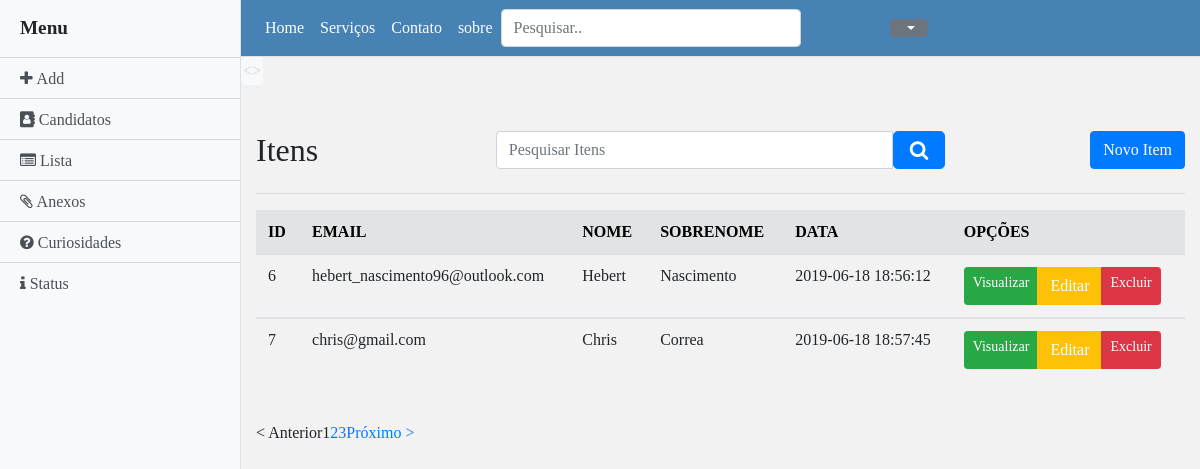
The app's page /admin.php with its own data.
### tables this page shows
CREATE TABLE IF NOT EXISTS `formulario` (
  `id` int(11) NOT NULL AUTO_INCREMENT,
  `email` varchar(150) NOT NULL,
  `senha` varchar(100) NOT NULL,
  `nome` varchar(150) NOT NULL,
  `sobrenome` varchar(150) NOT NULL,
  `celular` varchar(150) NOT NULL,
  `telefone` varchar(150) NOT NULL,
  `endereco` varchar(150) NOT NULL,
  `numero` varchar(150) NOT NULL,
  `bairro` varchar(150) NOT NULL,
  `cidade` varchar(150) NOT NULL,
  `estado` varchar(150) NOT NULL,
  `tipo` int(2) NOT NULL,
  `data_de_cadastro` datetime NOT NULL DEFAULT CURRENT_TIMESTAMP,
  PRIMARY KEY (`id`),
  UNIQUE KEY `email` (`email`)
);

### admin.php (the view, shortened to what this page needs)
<?php include_once('header.php'); ?>
<?php
    include_once 'Conexao.php';
?>
<body>
  <div class="d-flex" id="wrapper">
        <div class="bg-light border-right" id="sidebar-wrapper">
            <div class="sidebar-heading"><strong>Menu</strong></div>
            <div class="list-group list-group-flush">
                <a href="add.php" class="fa fa-plus list-group-item list-group-item-action bg-light"> Add</a>
                <a href="pesquisa-cursos.php" class="fa fa-address-book list-group-item list-group-item-action bg-light"> Candidatos</a>
                <a href="#" class="fa fa-list-alt list-group-item list-group-item-action bg-light"> Lista</a>
                <a href="anexos.php" class="fa fa-paperclip list-group-item list-group-item-action bg-light"> Anexos</a>
                <a href="#" class="fa fa-question-circle list-group-item list-group-item-action bg-light"> Curiosidades</a>
                <a href="progresso.php" class="fa fa-info list-group-item list-group-item-action bg-light"> Status</a>
            </div>
        </div>
        <div id="page-content-wrapper">
            <nav class="navbar navbar-expand-lg navbar-light bg-light border-bottom cornavbar">
               <div class="collapse navbar-collapse" id="navbarSupportedContent">
                   <ul class="navbar-nav mt-2 mt-lg-0">
                      <li class="nav-item active">
                          <a class="nav-link style-link-nav" href="painel.php">Home <span class="sr-only">(current)</span></a>
                      </li>
                      <li class="nav-item">
                          <a class="nav-link style-link-nav" href="servicos.php">Serviços</a>
                      </li>
                      <li class="nav-item dropdown">
                          <li class="nav-item">
                              <a class="nav-link style-link-nav" href="contato.php">Contato</a>
                          </li>
                          <li class="nav-item">
                              <a class="nav-link disabled style-link-nav" href="sobre.php" tabindex="-1" aria-disabled="true">sobre</a>
                          </li>
                      </li>
                  </ul>
                  <form class="form-inline my-2 my-lg-0"><span class="glyphicon glyphicon-search" aria-hidden="true"></span>
                    <input class="form-control mr-sm-2" href="#" style="width: 300px;" type="search" placeholder="Pesquisar.." aria-label="Search" />
                </form>
            </div>
            <div class="col-md-4">
                <div class="dropdown">
                    <button class="btn btn-secondary dropdown-toggle" type="button" id="dropdownMenuButton" data-toggle="dropdown" aria-haspopup="true" aria-expanded="false">
                 </button>
           </div>
       </div>
   </nav>
   <button class="btn menulateral" id="menu-toggle"><strong> <> </strong></button>
           <br>
            <div id="main" class="container" style="margin-top: 50px">
              <div id="top" class="row">
                <div class="col-sm-3">
                    <h2>Itens</h2>
                </div>
                <div class="col-sm-6">
                  <div class="input-group h2">
                    <input name="data[search]" class="form-control" id="search" type="text" placeholder="Pesquisar Itens">
                    <span class="input-group-btn">
                      <button class="btn btn-primary btn-lg" type="submit">
                        <span class="fa fa-search"></span>
                      </button>
                    </span>
                  </div>
                </div>
                <div class="col-sm-3">
                  <a href="#" class="btn btn-primary pull-right h2">Novo Item</a>
                </div>
              </div>
              <hr>
                <?php
                        $sql = "SELECT id,email,nome,sobrenome,data_de_cadastro FROM formulario WHERE id !=1 LIMIT 6";
                        $query = mysqli_query($conn, $sql);
                        $qtd = mysqli_num_rows($query);
                ?>
                <?php
                       if($qtd>0){
                    ?>
                    <table class="table table-hover">
                      <thead>
                        <tr>
                          <th scope="col" class="alert-secondary cor-de-titulo">ID</th>
                          <th scope="col" class="alert-secondary cor-de-titulo">EMAIL</th>
                          <th scope="col" class="alert-secondary cor-de-titulo">NOME</th>
                          <th scope="col" class="alert-secondary cor-de-titulo">SOBRENOME</th>
                          <th scope="col" class="alert-secondary cor-de-titulo">DATA</th>
                          <th class="alert-secondary cor-de-titulo">OPÇÕES</th>
                      </tr>
                  </thead>
                  <?php
                       while ($linha = mysqli_fetch_assoc($query)){
                    ?>
                    <tbody>
                        <tr>
                            <td><?php echo $linha['id'];?></td>
                            <td><?php echo $linha['email'];?></td>
                            <td><?php echo $linha['nome'];?></td>
                            <td><?php echo $linha['sobrenome'];?></td>
                            <td><?php echo $linha['data_de_cadastro'];?></td>
                            <td class="actions">
                              <div class="btn-group" role="group" aria-label="Basic example">
                                  <a class="btn btn-success btn-sm" href="info-curriculo.php" id="<?php echo $linha['id'];?>" >Visualizar</a>
                                  <a  class="btn btn-warning" data-toggle="modal" data-target="#exampleModalScrollable" style="color: white;">
                                  Editar
                              </a>
                                <?php echo '<a class="btn btn-danger btn-sm" href="excluir-usuario.php"?id=' . $linha['id'] .' data-toggle="modal" data-target="#delete-modal">Excluir</a>'  ?>
                              </div>
                          </td>
                      </tr>
                  </tbody>
                  <?php
                       }
                ?>
          </table>
                 <?php
                       } else{
                ?>
                       <h4>Não foram encontrados registros.</h4>
                <?php
                       }
                ?>
    <br>
          <div id="bottom" class="row">
                          <div class="col-md-12">
                            <ul class="pagination">
                              <li class="disabled"><a>&lt; Anterior</a></li>
                              <li class="disabled"><a>1</a></li>
                              <li><a href="#">2</a></li>
                              <li><a href="#">3</a></li>
                              <li class="next"><a href="#" rel="next">Próximo &gt;</a></li>
                            </ul>
                          </div>
                        </div>
                      </div>
          </div>
<?php include_once('footer.php'); ?>

### css/custom.css (style rules this page uses)
body { background-color: rgba(0,0,0,.05); font-family: verdana; }
.cor-de-titulo { color: black; }
.cornavbar { background-color: SteelBlue !important; }
.cornavbar .style-link-nav { color: white !important; text-decoration:none; }
.menulateral { background-color: #F8F9FA !important; padding: 1px 1px !important; margin: o auto; color: Gainsboro; position:fixed; }
#sidebar-wrapper { min-height: 100vh; margin-left: -15rem; -webkit-transition: margin .25s ease-out; -moz-transition: margin .25s ease-out; -o-transition: margin .25s ease-out; transition: margin .25s ease-out; }
#sidebar-wrapper .sidebar-heading { padding: 0.875rem 1.25rem; font-size: 1.2rem; }
#sidebar-wrapper .list-group { width: 15rem; }
#page-content-wrapper { min-width: 100vw; }
@media (min-width: 768px) { #sidebar-wrapper { margin-left: 0; } }
@media (min-width: 768px) { #page-content-wrapper { min-width: 0; width: 100%; } }

### records on screen
formulario: id "6", email "hebert_nascimento96@outlook.com", nome "Hebert", sobrenome "Nascimento", data_de_cadastro "2019-06-18 18:56:12"
formulario: id "7", email "chris@gmail.com", nome "Chris", sobrenome "Correa", data_de_cadastro "2019-06-18 18:57:45"
